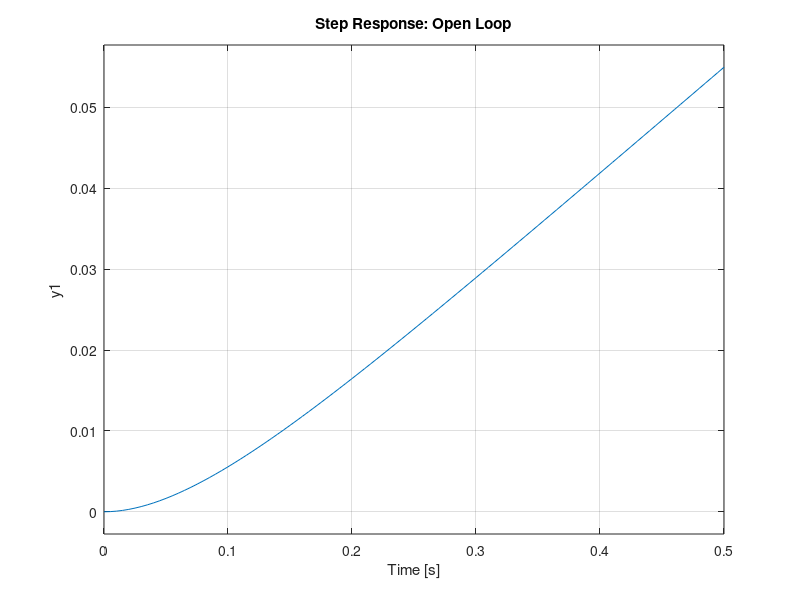
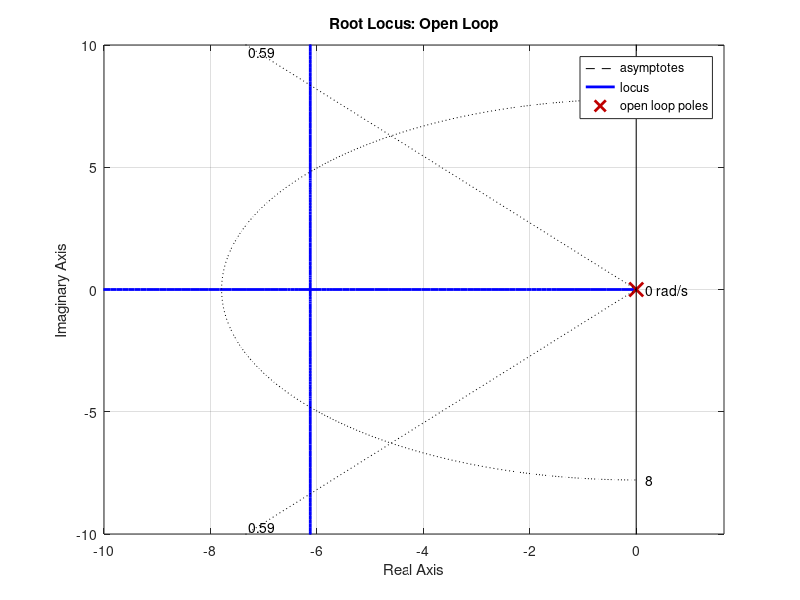

The MATLAB source for these figures, in order: (Note: this script raises an error after producing the figures.)
clc; clear; close all;
% Thomas Lønne Stiansen - FHV Winter Semester 2025
    % For PI control with Root Locus on cart

% Constants
markSize = 10;
sign = -1; % for negative feedback
yLims = 10;
xMin = -10;
xMax = 1;
dk = 0.005;        % Root-Locus: Step size
k = 0 : dk : 46; % Root-Locus: Locus size
x = xMin : 0;

%% Plant

% Loaded from cart_Model.m
    % With Weight
        K = 0.131346246942449;
        tau = 0.081642070282424;
    % Without Weight
        % K = 0.143342010172210;
        % tau = 0.058378523227571;
s = tf('s');
G_cartVel = K / (tau*s + 1);   % G  =  V_c(s) / V_m(s)  =  [m/s] / [V]
    % Integrate to get position control
G_cartPos = G_cartVel * (1/s); % G  =  X_c(s) / V_m(s)  =  [m]   / [V]

G_OL = G_cartPos;
plant = zpk(G_OL)

% IT_1 Block
figure
step(G_OL)
title('Step Response: Open Loop')

%% Requirements

% Requirements
OS_percent = 10; % [percent]
% ts = 0.6; % [sec]
tp = 0.5; % [sec]

% Mp = OS   ,   D = zeta    ,   wn = omega_n
OS = OS_percent / 100;
    % Damping Ratio
zeta = -log(OS) / sqrt( pi^2 + log(OS)^2 ); % MATLAB: log = ln
    % Natural Frequency
% omega_n = 4/(ts*zeta);
omega_n = pi / (tp * sqrt(1 - zeta^2) );

% % Damped Frequency of Oscillation
% omega_d = omega_n * sqrt(1 - zeta^2);
% % Exponential Damping Frequency
% sigma_d = zeta*omega_n;

% Stability Lines
theta = acos(zeta);
y1 = +tan(theta)*x;
y2 = -tan(theta)*x;

%% Default System Root Locus

% Root Locus
figure
rlocus(G_OL)
title('Root Locus: Open Loop')
ylim([-yLims yLims])
xlim([xMin xMax])
sgrid(zeta, omega_n)

%% PI Design - Inspired by Lösung_11.pdf

% Zero Selection
z_I = [0.1 0.3 0.5 1];
for i = 1 : length(z_I)
    G_PI(i) = ( s + z_I(i) ) / s;
end

% Step response of PI zeros
figure;
Legend = cell(length(z_I),1);
for i = 1 : length(z_I)
    step( feedback(G_PI(i)*G_OL, 1, -1) );
    axis([0 100 0 1.8]);
    Legend{i} = strcat('z_c = ', num2str(z_I(i)));
    hold on;
end
legend(Legend, 'Location','northeast');
title('Step Response: PI Design')
% yline(1.05, '--k')
% yline(0.95, '--k')

%%% Selected from Response %%%
z_I_idx = 2;

%% PI Design - Root Locus

% Root Locus
figure
rlocus(G_OL * G_PI(z_I_idx))
hold on
title('Root Locus: PI Design')
sgrid(zeta, omega_n)
    plot(x, y1, '--k',  x, y2, '--k');
ylim([-yLims yLims])
xlim([xMin xMax])

%%% Selected from Root-Locus %%%
K_PI = 49;

%% Step response of PI zeros
figure;
Legend = cell(length(z_I),1);
for i = 1 : length(z_I)
    step( feedback(K_PI*G_PI(i)*G_OL, 1, -1) );
    axis([0 9 0.95 1.25]);
    Legend{i} = strcat('z_c = ', num2str(z_I(i)));
    hold on;
end
legend(Legend, 'Location','northeast');
title('Step Response: PI Design - with K_{PI}')

%% Controller

G_C = K_PI * G_PI(z_I_idx);
% G_C = pidtune(G_OL, 'PID');

% Proportional
G_CL = feedback( G_C*G_OL , 1, sign);

% Pole Zero Map of PI Control
figure
pzmap(G_CL)
title('Pole-Zero Map: PI Control')
hold on
sgrid(zeta, omega_n)
    plot(x, y1, '--k',  x, y2, '--k');
ylim([-yLims yLims])
xlim([xMin xMax])

% Plot time response
figure
step(G_CL)
stepinfo(G_CL)
title('Step Response: Closed Loop')

%% Convert to discrete with Tustin transform

t_sample = 0.01;
G_C_discrete = c2d(G_C, t_sample, 'tustin');
